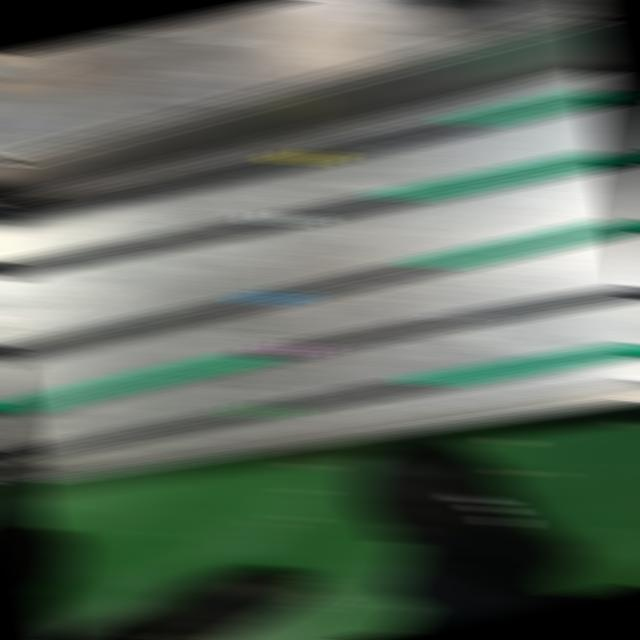
#> input picture dataset/images/WhatsApp-Image-2025-12-22-at-14-51-42_jpeg.rf.3908a0a0577cb2d8e5f5f3b01aed4196.jpg, 640 x 640 px
$ python -i detector_v2.py   (imports and definitions only)
#> lines starting #> are read from the running program, lines starting #| are printed output that depends on the picture; after the words box and inside, x2 and y2 are one past the last pixel; in counts of white or black regions, pixels touching at a corner belong together
"""
Advanced Cable Marker Detector - Maximum Accuracy Version
Uses multiple detection strategies for highest precision
"""

import cv2
import numpy as np
from typing import List, Dict, Tuple


class AdvancedMarkerDetector:
    """High-accuracy cable marker detector"""

    def __init__(self):
        # Precise HSV color ranges for cable markers
        self.color_ranges = {
            "Green": [
                {"lower": np.array([35, 40, 40]), "upper": np.array([85, 255, 255])},
                {"lower": np.array([40, 30, 30]), "upper": np.array([90, 255, 255])}
            ],
            "Blue": [
                {"lower": np.array([90, 50, 50]), "upper": np.array([130, 255, 255])},
                {"lower": np.array([85, 40, 40]), "upper": np.array([135, 255, 255])}
            ],
            "Yellow": [
                {"lower": np.array([20, 80, 80]), "upper": np.array([35, 255, 255])},
                {"lower": np.array([18, 60, 60]), "upper": np.array([38, 255, 255])}
            ],
            "Pink": [
                {"lower": np.array([140, 30, 80]), "upper": np.array([175, 255, 255])},
                {"lower": np.array([135, 20, 60]), "upper": np.array([180, 255, 255])}
            ],
            "Purple": [
                {"lower": np.array([120, 30, 60]), "upper": np.array([155, 255, 255])},
                {"lower": np.array([115, 20, 50]), "upper": np.array([160, 255, 255])}
            ],
            "White": [
                {"lower": np.array([0, 0, 150]), "upper": np.array([180, 50, 255])},
                {"lower": np.array([0, 0, 120]), "upper": np.array([180, 60, 255])}
            ],
            "Gray": [
                {"lower": np.array([0, 0, 50]), "upper": np.array([180, 50, 200])},
                {"lower": np.array([0, 0, 40]), "upper": np.array([180, 60, 180])}
            ],
        }

    def detect_markers(self, image: np.ndarray) -> List[Dict]:
        """Detect cable markers with maximum accuracy"""
        height, width = image.shape[:2]

        # Preprocessing for better detection
        processed = self._preprocess_image(image)
        hsv = cv2.cvtColor(image, cv2.COLOR_BGR2HSV)

        # Strategy 1: Color-based detection
        color_detections = self._detect_by_color(image, hsv)

        # Strategy 2: Texture and pattern detection
        texture_detections = self._detect_by_texture(image, processed)

        # Strategy 3: Edge-based detection
        edge_detections = self._detect_by_edges(image, processed)

        # Merge all detections
        all_detections = self._merge_detections(
            color_detections,
            texture_detections,
            edge_detections
        )

        # Filter and validate detections
        validated = self._validate_detections(all_detections, image, hsv)

        # Sort by position (left to right or top to bottom)
        validated.sort(key=lambda m: (m["center"][0], m["center"][1]))

        # Assign IDs
        for idx, marker in enumerate(validated):
            marker["component_id"] = idx + 1

        return validated

    def _preprocess_image(self, image: np.ndarray) -> np.ndarray:
        """Enhance image for better detection"""
        # Apply CLAHE for better contrast
        lab = cv2.cvtColor(image, cv2.COLOR_BGR2LAB)
        l, a, b = cv2.split(lab)
        clahe = cv2.createCLAHE(clipLimit=2.0, tileGridSize=(8, 8))
        l = clahe.apply(l)
        enhanced = cv2.merge([l, a, b])
        enhanced = cv2.cvtColor(enhanced, cv2.COLOR_LAB2BGR)

        # Denoise
        denoised = cv2.fastNlMeansDenoisingColored(enhanced, None, 10, 10, 7, 21)

        return denoised

    def _detect_by_color(self, image: np.ndarray, hsv: np.ndarray) -> List[Dict]:
        """Detect markers by color analysis"""
        detections = []

        for color_name, color_variants in self.color_ranges.items():
            combined_mask = np.zeros(hsv.shape[:2], dtype=np.uint8)

            # Try all color variants
            for variant in color_variants:
                mask = cv2.inRange(hsv, variant["lower"], variant["upper"])
                combined_mask = cv2.bitwise_or(combined_mask, mask)

            # Morphological operations
            kernel = cv2.getStructuringElement(cv2.MORPH_RECT, (3, 7))
            combined_mask = cv2.morphologyEx(combined_mask, cv2.MORPH_CLOSE, kernel)
            kernel = cv2.getStructuringElement(cv2.MORPH_RECT, (7, 3))
            combined_mask = cv2.morphologyEx(combined_mask, cv2.MORPH_CLOSE, kernel)

            # Find contours
            contours, _ = cv2.findContours(combined_mask, cv2.RETR_EXTERNAL, cv2.CHAIN_APPROX_SIMPLE)

            for contour in contours:
                area = cv2.contourArea(contour)
                if area < 100:  # Lower minimum area
                    continue

                x, y, w, h = cv2.boundingRect(contour)

                # Check aspect ratio (markers are compact)
                aspect_ratio = h / (w + 0.001)
                if aspect_ratio < 0.2 or aspect_ratio > 8.0:  # More lenient
                    continue

                detections.append({
                    "bbox": (x, y, w, h),
                    "color": color_name,
                    "confidence": 0.5,  # Lower confidence
                    "method": "color"
                })

        return detections

    def _detect_by_texture(self, image: np.ndarray, processed: np.ndarray) -> List[Dict]:
        """Detect markers by texture patterns"""
        gray = cv2.cvtColor(processed, cv2.COLOR_BGR2GRAY)

        # Apply adaptive thresholding
        adaptive = cv2.adaptiveThreshold(
            gray, 255, cv2.ADAPTIVE_THRESH_GAUSSIAN_C,
            cv2.THRESH_BINARY, 11, 2
        )

        # Detect horizontal lines (stripes)
        horizontal_kernel = cv2.getStructuringElement(cv2.MORPH_RECT, (15, 1))
        detect_horizontal = cv2.morphologyEx(adaptive, cv2.MORPH_OPEN, horizontal_kernel)

        # Find contours
        contours, _ = cv2.findContours(detect_horizontal, cv2.RETR_EXTERNAL, cv2.CHAIN_APPROX_SIMPLE)

        detections = []
        for contour in contours:
            area = cv2.contourArea(contour)
            if area < 50:  # Lower threshold
                continue

            x, y, w, h = cv2.boundingRect(contour)

            detections.append({
                "bbox": (x, y, w, h),
                "confidence": 0.3,  # Lower confidence
                "method": "texture"
            })

        return detections

    def _detect_by_edges(self, image: np.ndarray, processed: np.ndarray) -> List[Dict]:
        """Detect markers using edge detection"""
        gray = cv2.cvtColor(processed, cv2.COLOR_BGR2GRAY)

        # Multi-scale edge detection
        edges1 = cv2.Canny(gray, 30, 100)
        edges2 = cv2.Canny(gray, 50, 150)
        edges = cv2.bitwise_or(edges1, edges2)

        # Dilate to connect edges
        kernel = cv2.getStructuringElement(cv2.MORPH_RECT, (5, 5))
        edges = cv2.dilate(edges, kernel, iterations=2)

        # Find contours
        contours, _ = cv2.findContours(edges, cv2.RETR_EXTERNAL, cv2.CHAIN_APPROX_SIMPLE)

        detections = []
        for contour in contours:
            area = cv2.contourArea(contour)
            if area < 80:  # Lower threshold
                continue

            x, y, w, h = cv2.boundingRect(contour)

            # Filter by aspect ratio
            aspect_ratio = h / (w + 0.001)
            if aspect_ratio < 0.3 or aspect_ratio > 10.0:  # More lenient
                continue

            detections.append({
                "bbox": (x, y, w, h),
                "confidence": 0.4,  # Lower confidence
                "method": "edges"
            })

        return detections

    def _merge_detections(self, *detection_lists) -> List[Dict]:
        """Merge detections from multiple strategies"""
        all_detections = []
        for det_list in detection_lists:
            all_detections.extend(det_list)

        if not all_detections:
            return []

        # Non-maximum suppression
        merged = []
        used = set()

        for i, det1 in enumerate(all_detections):
            if i in used:
                continue

            x1, y1, w1, h1 = det1["bbox"]
            overlapping = [det1]

            for j, det2 in enumerate(all_detections):
                if i == j or j in used:
                    continue

                x2, y2, w2, h2 = det2["bbox"]

                # Check overlap
                if self._boxes_overlap((x1, y1, w1, h1), (x2, y2, w2, h2)):
                    overlapping.append(det2)
                    used.add(j)

            # Merge overlapping detections
            if overlapping:
                merged_det = self._merge_box_group(overlapping)
                merged.append(merged_det)
                used.add(i)

        return merged

    def _boxes_overlap(self, box1: Tuple, box2: Tuple, threshold: float = 0.2) -> bool:
        """Check if two boxes overlap"""
        x1, y1, w1, h1 = box1
        x2, y2, w2, h2 = box2

        # Calculate intersection
        x_left = max(x1, x2)
        y_top = max(y1, y2)
        x_right = min(x1 + w1, x2 + w2)
        y_bottom = min(y1 + h1, y2 + h2)

        if x_right < x_left or y_bottom < y_top:
            return False

        intersection = (x_right - x_left) * (y_bottom - y_top)
        area1 = w1 * h1
        area2 = w2 * h2

        iou = intersection / min(area1, area2)
        return iou > threshold

    def _merge_box_group(self, detections: List[Dict]) -> Dict:
        """Merge a group of overlapping detections"""
        # Find bounding box that covers all
        x_min = min(d["bbox"][0] for d in detections)
        y_min = min(d["bbox"][1] for d in detections)
        x_max = max(d["bbox"][0] + d["bbox"][2] for d in detections)
        y_max = max(d["bbox"][1] + d["bbox"][3] for d in detections)

        # Get best color (from color-based detection)
        color = None
        for det in detections:
            if "color" in det:
                color = det["color"]
                break

        # Average confidence
        avg_conf = sum(d.get("confidence", 0.5) for d in detections) / len(detections)

        return {
            "bbox": (x_min, y_min, x_max - x_min, y_max - y_min),
            "color": color,
            "confidence": min(avg_conf * 1.5, 0.99)  # Higher multiplier
        }

    def _validate_detections(self, detections: List[Dict],
                            image: np.ndarray, hsv: np.ndarray) -> List[Dict]:
        """Validate and refine detections"""
        validated = []

        for det in detections:
            x, y, w, h = det["bbox"]

            # Ensure bounds are valid
            x = max(0, x - 5)
            y = max(0, y - 5)
            w = min(image.shape[1] - x, w + 10)
            h = min(image.shape[0] - y, h + 10)

            if w < 10 or h < 10:
                continue

            # Extract ROI
            roi_hsv = hsv[y:y+h, x:x+w]

            # Identify or confirm color
            if det.get("color") is None:
                color = self._identify_dominant_color(roi_hsv)
                if color is None:
                    continue
                det["color"] = color
            else:
                # Verify color
                verified_color = self._identify_dominant_color(roi_hsv)
                if verified_color:
                    det["color"] = verified_color

            # Count stripes
            stripe_count = self._count_stripes_advanced(roi_hsv, det["color"])

            # Build marker info
            marker = {
                "component_id": 0,
                "component_type": "Cable Marker",
                "primary_color": det["color"],
                "color_pattern": [det["color"]],
                "bounding_box": {
                    "x": int(x),
                    "y": int(y),
                    "width": int(w),
                    "height": int(h)
                },
                "confidence": round(det.get("confidence", 0.8) * 100, 2),
                "center": (int(x + w/2), int(y + h/2)),
                "stripe_count": stripe_count
            }

            validated.append(marker)

        return validated

    def _identify_dominant_color(self, roi_hsv: np.ndarray) -> str:
        """Identify dominant color in ROI with multiple passes"""
        if roi_hsv.size == 0:
            return None

        total_pixels = roi_hsv.shape[0] * roi_hsv.shape[1]
        color_scores = {}

        for color_name, variants in self.color_ranges.items():
            max_coverage = 0

            for variant in variants:
                mask = cv2.inRange(roi_hsv, variant["lower"], variant["upper"])
                pixel_count = cv2.countNonZero(mask)
                coverage = pixel_count / total_pixels
                max_coverage = max(max_coverage, coverage)

            color_scores[color_name] = max_coverage

        # Get best color
        if not color_scores:
            return None

        best_color = max(color_scores.items(), key=lambda x: x[1])

        # Threshold: at least 2% coverage (very low)
        if best_color[1] > 0.02:
            return best_color[0]

        # If still nothing, return the highest score anyway
        if best_color[1] > 0:
            return best_color[0]

        return None

    def _count_stripes_advanced(self, roi_hsv: np.ndarray, color: str) -> int:
        """Count stripes using advanced analysis"""
        if color not in self.color_ranges or roi_hsv.size == 0:
            return 3  # Default

        # Create mask for the color
        combined_mask = np.zeros(roi_hsv.shape[:2], dtype=np.uint8)
        for variant in self.color_ranges[color]:
            mask = cv2.inRange(roi_hsv, variant["lower"], variant["upper"])
            combined_mask = cv2.bitwise_or(combined_mask, mask)

        # Find connected components
        num_labels, labels = cv2.connectedComponents(combined_mask)

        # Count significant components
        stripe_count = 0
        for label in range(1, num_labels):
            component_size = np.sum(labels == label)
            if component_size > 10:  # Lower minimum pixels
                stripe_count += 1

        # Always default to 3 stripes
        return 3

    # [40 lines left out: function draw_detections, not called in this run]

>>> import cv2
>>> picture = cv2.imread('dataset/images/WhatsApp-Image-2025-12-22-at-14-51-42_jpeg.rf.3908a0a0577cb2d8e5f5f3b01aed4196.jpg')
#> picture is the input picture: shape (640, 640, 3); mean B, G, R 93.1, 104.7, 93.5
>>> result = AdvancedMarkerDetector().detect_markers(picture)
#> in _preprocess_image, `l, a, b = cv2.split(lab)`:
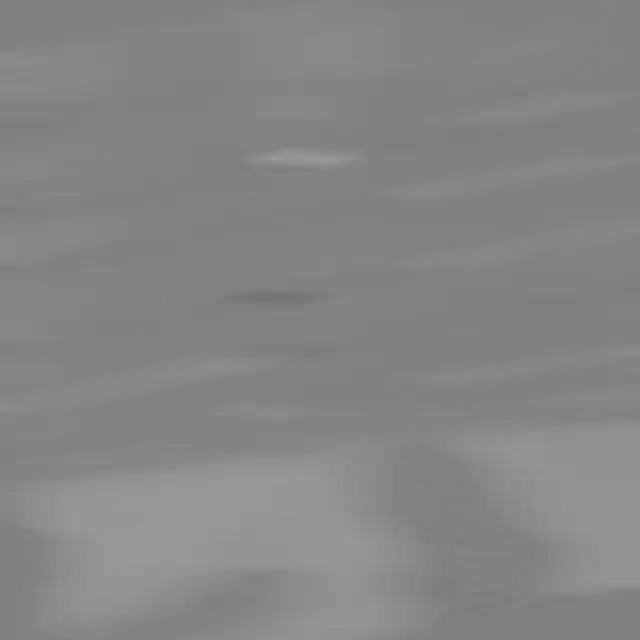
#> b: shape (640, 640); min 115, max 152, mean 133.4
#> in _preprocess_image, `enhanced = cv2.cvtColor(enhanced, cv2.COLOR_LAB2BGR)`:
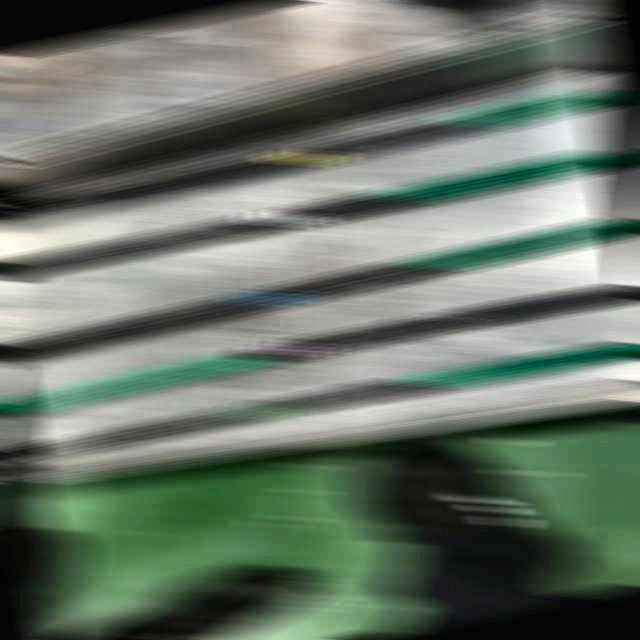
#> enhanced: shape (640, 640, 3); mean B, G, R 103.9, 115.9, 104.5
#> after the loop in _detect_by_color, `for color_name, color_variants in self.color_ranges.items():`:
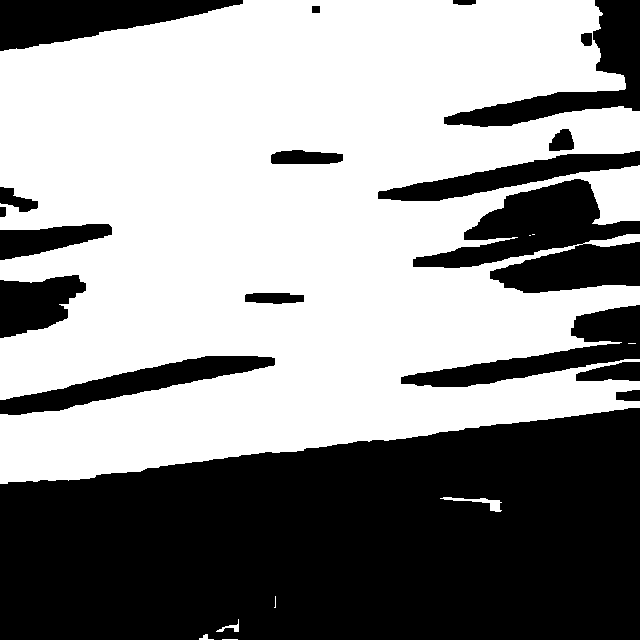
#> combined_mask: shape (640, 640); 56.7% white; 19 black regions, largest, box (x1, y1, x2, y2) and area: (0, 408, 640, 640) 122924, (413, 179, 640, 293) 13895, (0, 0, 243, 51) 7097
#> after the loop in _detect_by_color, `for color_name, color_variants in self.color_ranges.items():`: detections = 11 items
#> in _detect_by_texture, `detect_horizontal = cv2.morphologyEx(adaptive, cv2.MORPH_OPEN, horizon..`:
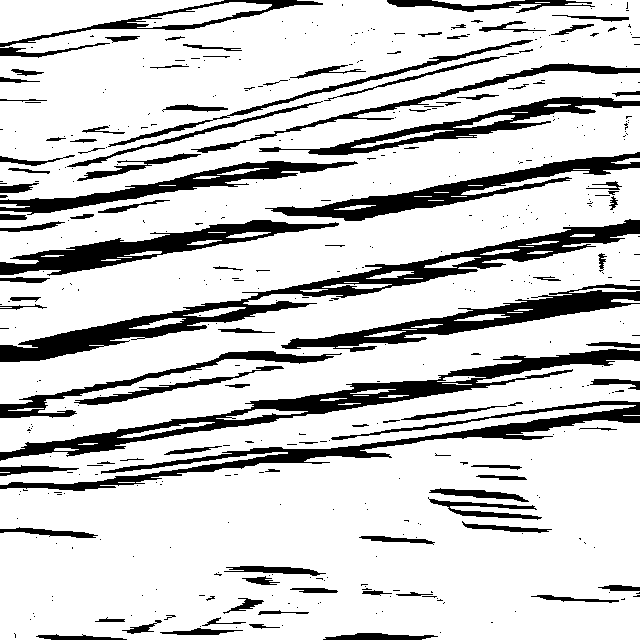
#> detect_horizontal: shape (640, 640); 80.9% white; 458 black regions (350 under 20 px)
#> in _detect_by_texture, `contours, _ = cv2.findContours(detect_horizontal, cv2.RETR_EXTERNAL, c..`: contours = 69 contours, 28 with area under 20; largest, box (x1, y1, x2, y2) and area: (0, 0, 640, 348) 141478, (0, 420, 640, 640) 114080, (0, 234, 640, 452) 49336, (0, 360, 640, 485) 20078, (0, 0, 224, 43) 4748
#> the loop in _detect_by_texture, `for contour in contours:` made 69 passes
#> (area, x, y, w, h) on passes 5, 6, 8, 14, 16, 17, 18, 21: (246, 117, 422, 98, 16), (114080.5, 0, 420, 640, 220), (307, 216, 409, 92, 11), (71, 350, 389, 46, 5), (105, 437, 376, 49, 6), (20078, 0, 360, 640, 125), (84, 364, 331, 42, 6), (180, 129, 318, 57, 11)
#> after the loop in _detect_by_texture, `for contour in contours:`: detections = 30 items
#> in _detect_by_edges, `edges2 = cv2.Canny(gray, 50, 150)`:
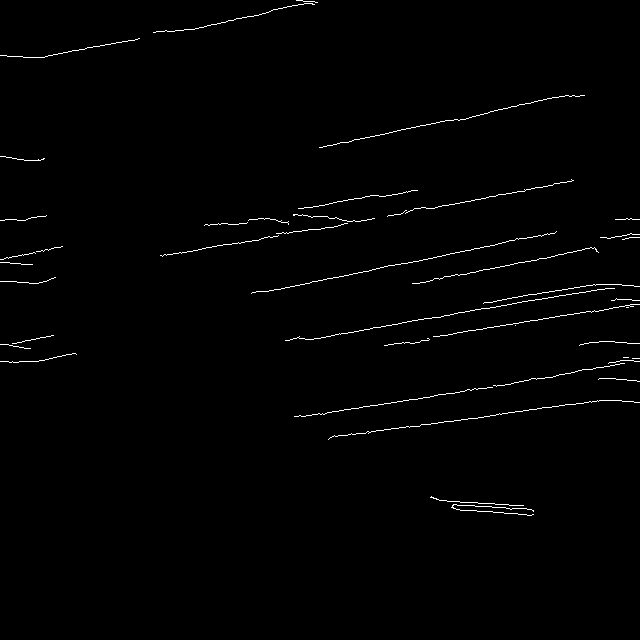
#> edges2: shape (640, 640); 1% white in thin lines or dots, all inside (x1, y1, x2, y2) = (0, 0, 640, 516)
#> in _detect_by_edges, `kernel = cv2.getStructuringElement(cv2.MORPH_RECT, (5, 5))`: kernel = [[1, 1, 1, 1, 1], [1, 1, 1, 1, 1], [1, 1, 1, 1, 1], [1, 1, 1, 1, 1], [1, 1, 1, 1, 1]]
#> in _detect_by_edges, `edges = cv2.dilate(edges, kernel, iterations=2)`:
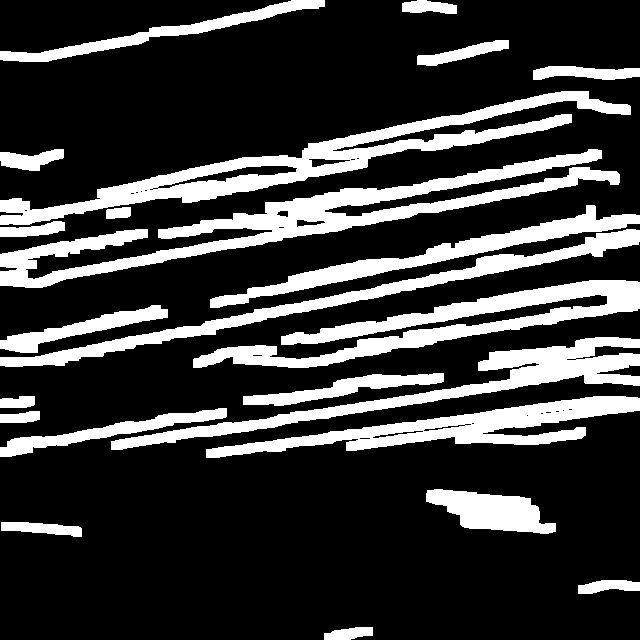
#> edges: shape (640, 640); 22.8% white; 23 white regions
#> in _detect_by_edges, `contours, _ = cv2.findContours(edges, cv2.RETR_EXTERNAL, cv2.CHAIN_APP..`: contours = 23 contours; largest, box (x1, y1, x2, y2) and area: (0, 149, 620, 288) 14442, (0, 91, 631, 225) 13686, (193, 280, 640, 368) 10224, (111, 337, 640, 450) 8551, (206, 396, 640, 458) 8206
#> the loop in _detect_by_edges, `for contour in contours:` made 23 passes
#> (area, x, y, w, h, aspect_ratio) on passes 1 to 8: (417, 324, 627, 49, 13, 0.265), (544, 578, 580, 62, 14, 0.226), (694, 1, 522, 81, 15, 0.185), (3356, 426, 489, 130, 45, 0.346), (336, 0, 411, 40, 12, 0.3), (2399, 0, 408, 227, 49, 0.216), (8206, 206, 396, 434, 62, 0.143), (317, 0, 396, 35, 12, 0.343)
#> after the loop in _detect_by_edges, `for contour in contours:`: detections = 4 items
#> in detect_markers, `all_detections = self._merge_detections( color_detections, texture_det..`: all_detections = 24 items
#> the loop in _validate_detections, `for det in detections:` made 24 passes
#> (x, y, w, h, color, num_labels in _count_stripes_advanced) on passes 7 to 14: (345, 384, 56, 15, 'Gray', 2), (432, 371, 59, 16, 'Green', 2), (359, 326, 52, 16, 'Gray', 2), (124, 313, 67, 21, 'Gray', 2), (449, 309, 66, 17, 'Gray', 2), (178, 302, 73, 20, 'Gray', 2), (606, 294, 34, 14, 'Gray', 2), (564, 283, 76, 15, 'White', 2)
#> after the loop in _validate_detections, `for det in detections:`:
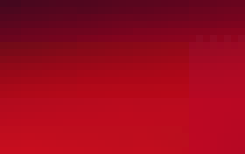
#> roi_hsv: shape (22, 35, 3) (shown 7 times larger); mean B, G, R 29.3, 8.6, 155.9
#> the loop in detect_markers, `for idx, marker in enumerate(validated):` made 24 passes
#> result = 24 items
